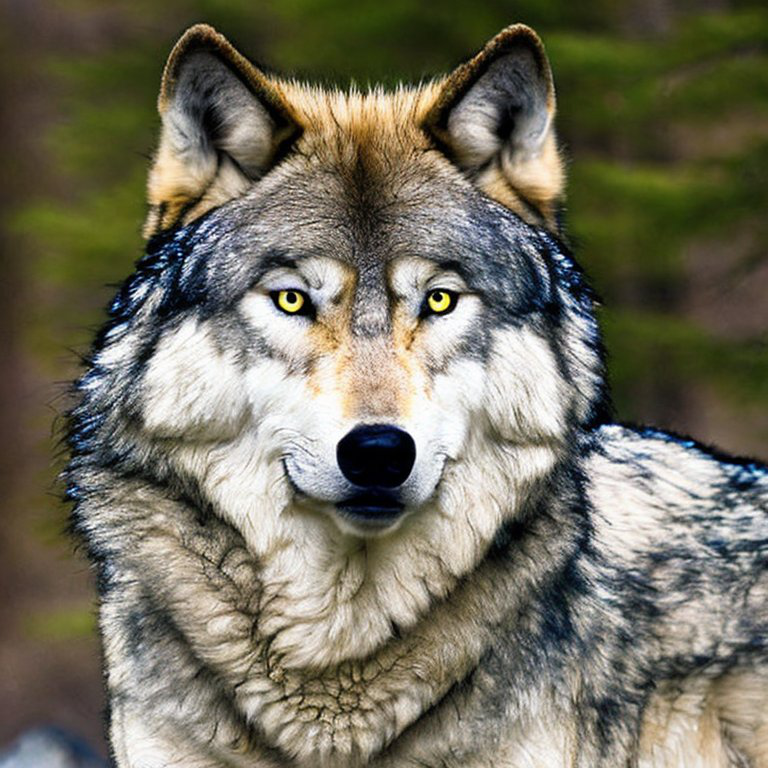
#> input picture ai-ctf-defcon31/test_data/granny/timber_wolf.png, 768 x 768 px, found by its file name
$ jupyter execute granny-1.ipynb
#> lines starting #> are read from the running program, lines starting #| are printed output that depends on the picture
# granny-1

[cell 1]
import base64
import glob
import os
import random
import time
from pathlib import Path
from PIL import Image

import numpy as np
import pandas as pd
import matplotlib.pyplot as plt
import seaborn as sns

import cv2

DATA_PATH = Path('./data')

[cell 2]
input_image = Image.open(DATA_PATH/'granny/timber_wolf.png')
#> input_image is the input picture: PIL image 768x768 RGB; mean R, G, B 114.9, 111.4, 95.1
input_data = np.array(input_image)
print(input_data.shape)
#| (768, 768, 3)

plt.imshow(input_image)
plt.axis('off')
plt.show()

fig, axes = plt.subplots(1, 3, figsize=(9, 3))

axes[0].imshow(input_data[:,:,0], cmap='Reds')
axes[0].set_title('Red Channel')
axes[0].axis('off')

axes[1].imshow(input_data[:,:,1], cmap='Greens')
axes[1].set_title('Green Channel')
axes[1].axis('off')

axes[2].imshow(input_data[:,:,2], cmap='Blues')
axes[2].set_title('Blue Channel')
axes[2].axis('off')

plt.tight_layout()
plt.show()
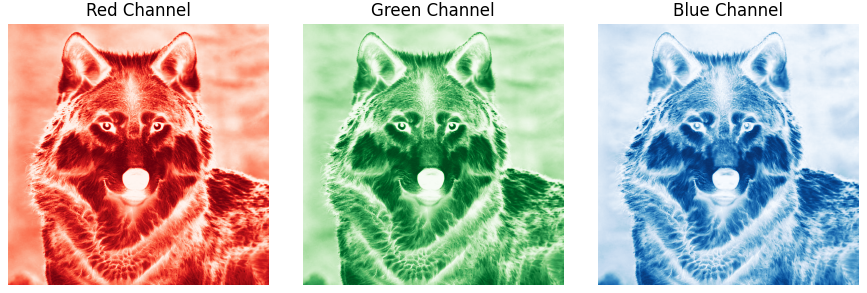
#> figure drawn by matplotlib, 3 panels

[cell 3]
input_image = Image.open(DATA_PATH/'granny/timber_wolf.png')
input_data = np.array(input_image)
print(input_data.shape)
#| (768, 768, 3)

g = input_data[:, :, 1]
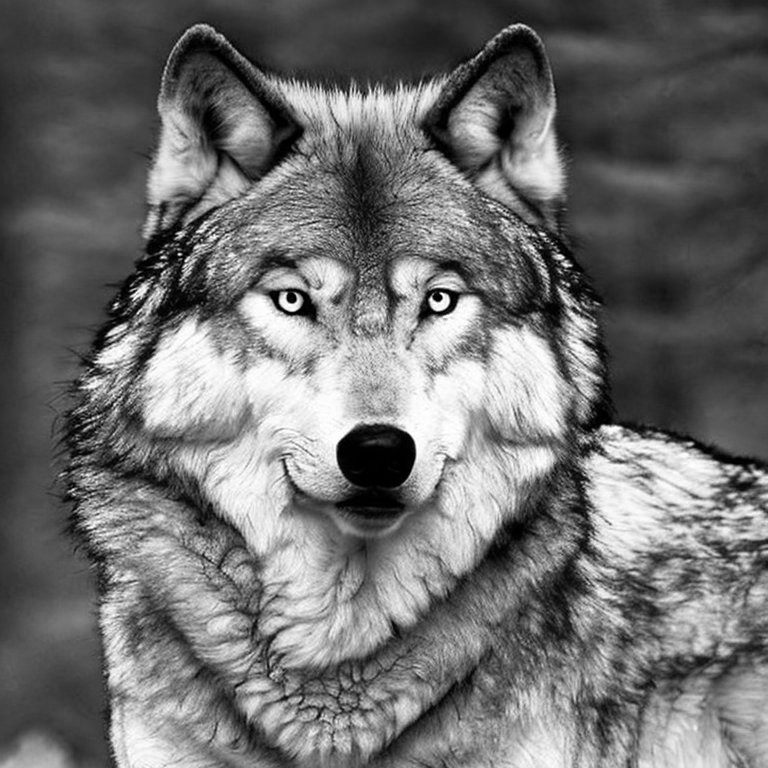
#> g: shape (768, 768); min 0, max 255, mean 111.4
g += 255
g = np.clip(g, 0, 255)

input_data[:,:,0] = 0
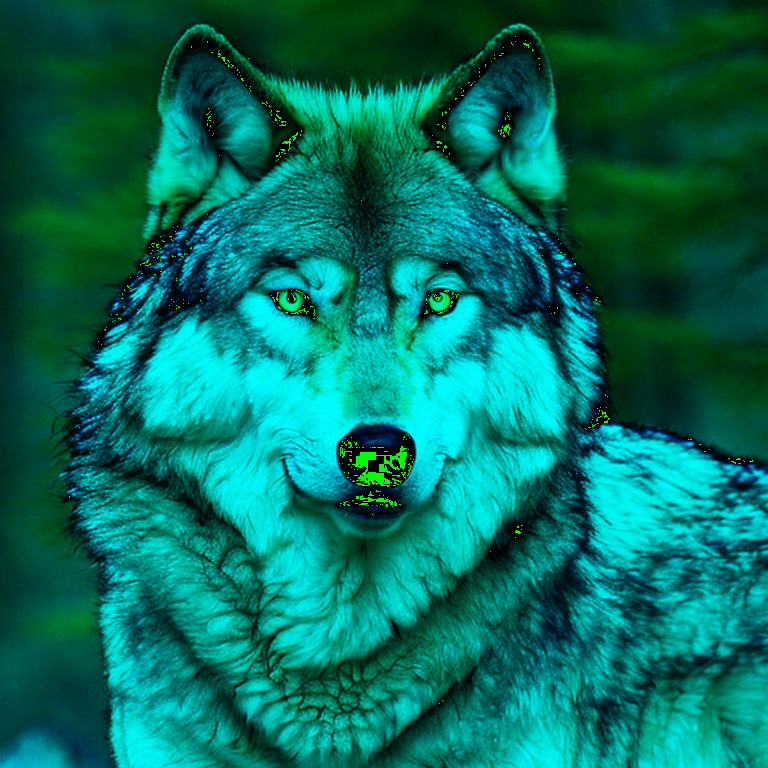
#> input_data: shape (768, 768, 3); mean R, G, B 0, 111.3, 95.1
input_data[:, :, 1] = g
input_data[:,:,2] = 0
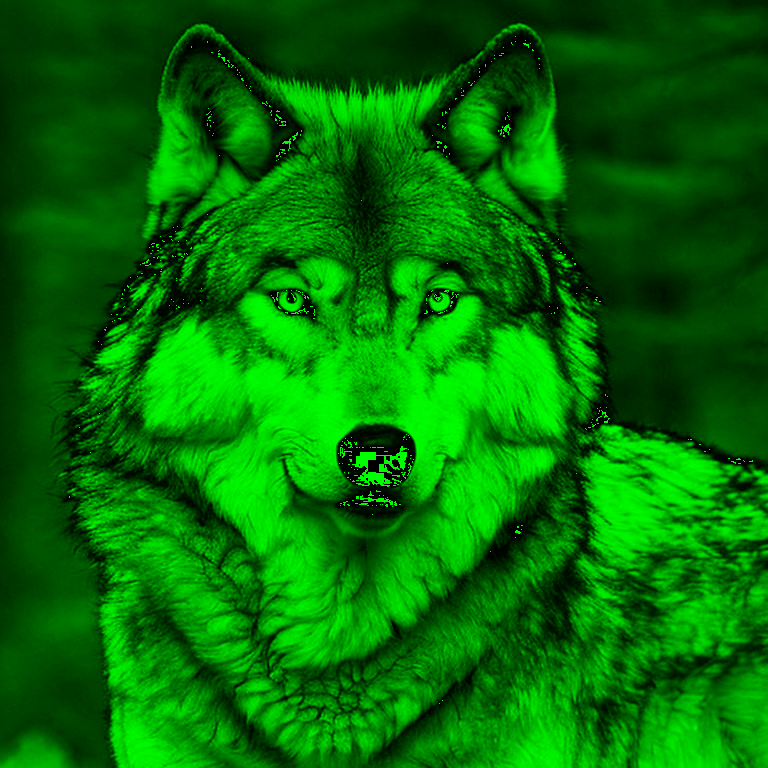
#> input_data: shape (768, 768, 3); mean R, G, B 0, 111.3, 0

input_data = cv2.GaussianBlur(input_data, (51,51), 0)
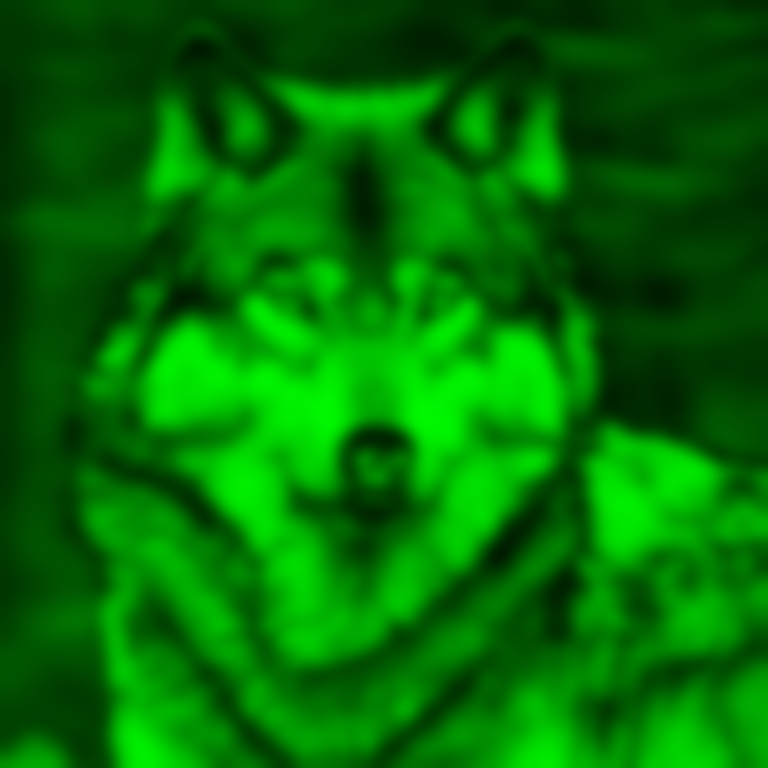
#> input_data: shape (768, 768, 3); mean R, G, B 0, 111.3, 0

fig, axes = plt.subplots(1, 3, figsize=(9, 3))

axes[0].imshow(input_data[:,:,0], cmap='Reds')
axes[0].set_title('Red Channel')
axes[0].axis('off')

axes[1].imshow(input_data[:,:,1], cmap='Greens')
axes[1].set_title('Green Channel')
axes[1].axis('off')

axes[2].imshow(input_data[:,:,2], cmap='Blues')
axes[2].set_title('Blue Channel')
axes[2].axis('off')

plt.tight_layout()
plt.show()
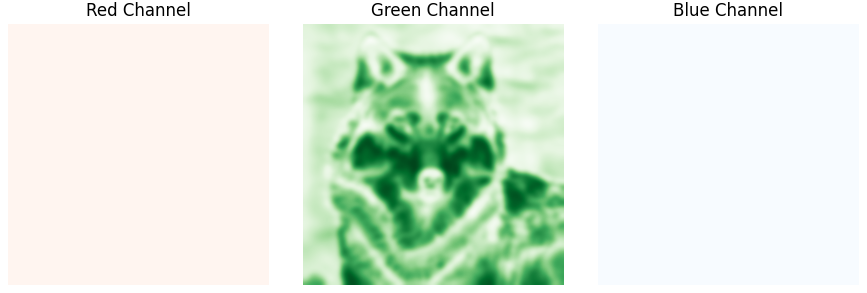
#> figure drawn by matplotlib, 3 panels

[cell 4]
import requests

def query(input_data):
    response = requests.post('http://granny.advml.com/score', json={'data': input_data})
    try:
        return response.json()
    except:
        return response.text

[cell 5]
input_data = np.array(Image.open(DATA_PATH/'granny/timber_wolf.png'))
img = Image.fromarray(input_data)
img_name = 'test_data/granny/timber_wolf.png'
img.save(img_name)


# img_name = DATA_PATH/'granny/timber_wolf.png'

with open(img_name, 'rb') as f:
    input_data = base64.b64encode(f.read()).decode()

query(input_data)
#> (the call stopped at in query, `response = requests.post('http://granny.advml.com/score', json={'data'..`: requests is not available in this run)

$ run again, with ai-ctf-defcon31/test_data/granny/granny-smith-2.jpg saved as ai-ctf-defcon31/test_data/granny/timber_wolf.png
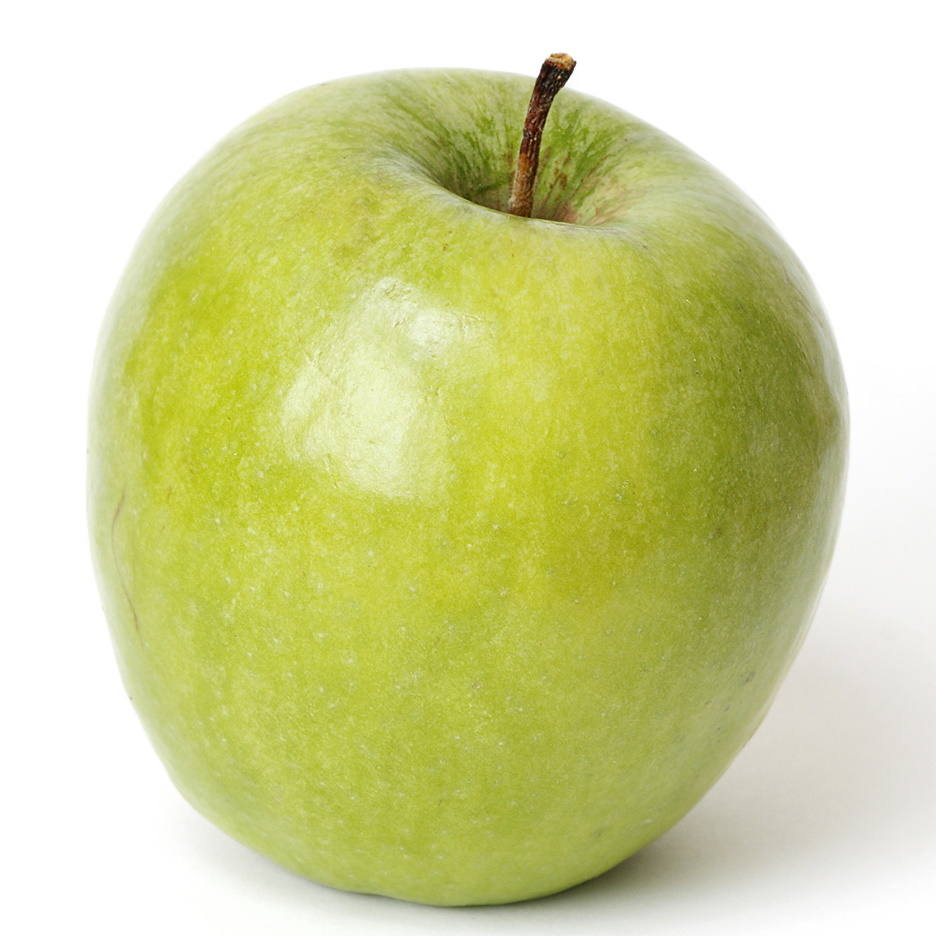
#> input picture ai-ctf-defcon31/test_data/granny/granny-smith-2.jpg, 936 x 936 px, found by its file name
#> input_image is the input picture: PIL image 936x936 RGB; mean R, G, B 208.6, 212.3, 153
#| (936, 936, 3)
#| (936, 936, 3)
#> `input_data[:,:,2] = 0`:
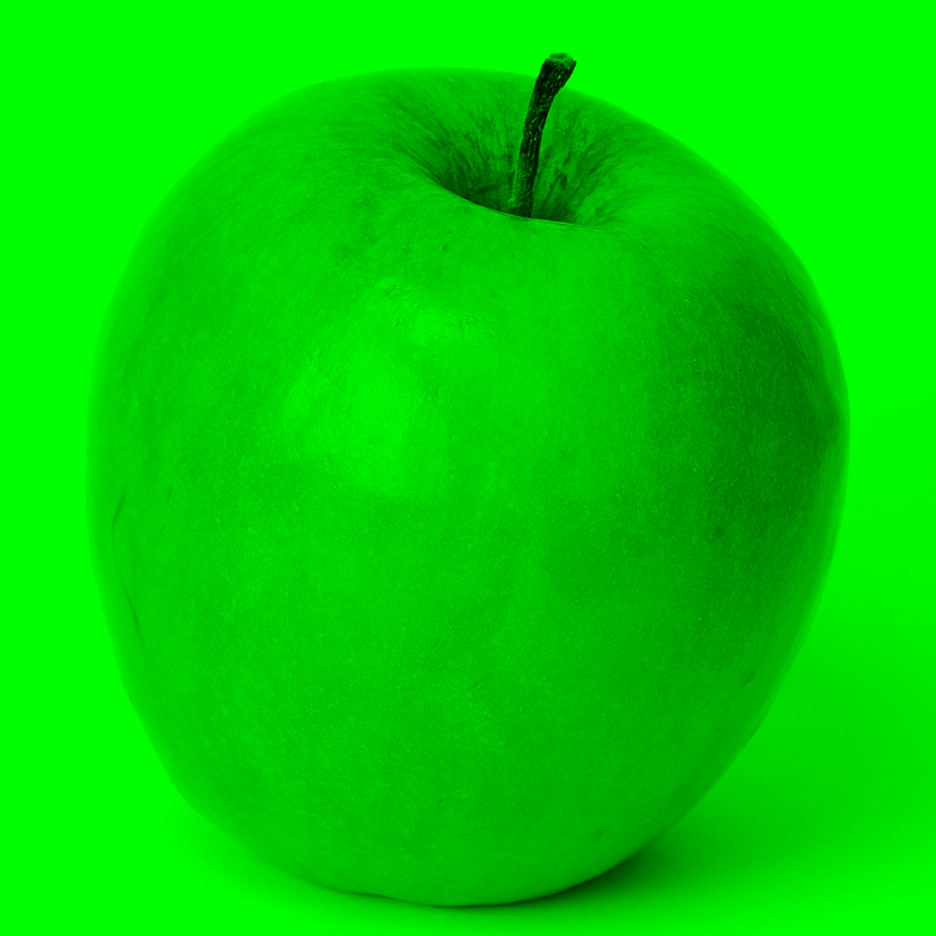
#> input_data: shape (936, 936, 3); mean R, G, B 0, 211.3, 0
#> `plt.show()`:
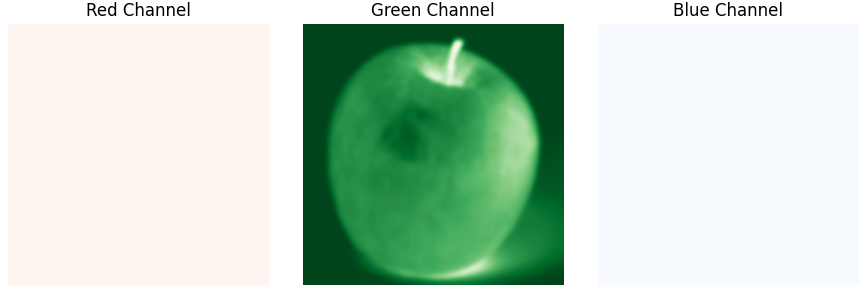
#> figure drawn by matplotlib, 3 panels
